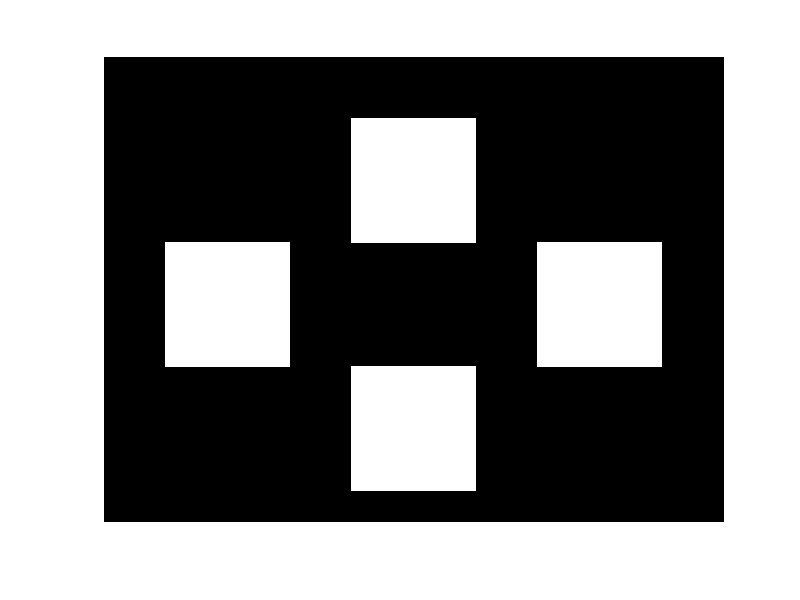

Source code (MATLAB): (Note: this script raises an error after producing the figure.)
clear all; close all; clc

%OPCIONES DE VALORES PARA X0,X1,Y0,Y1 
% ---------------------------
% |          ----            |
% |         |  1 |           |
% |          ----            |
% |   ----         ----      |
% |  |  2 |       |  3 |     |
% |   ----         ----      |
% |          ----            |
% |         |  4  |          |
% |          ----            |
% ---------------------------
% 1 = (0:120, 256:384);
% 2 = (120:240, 128:256);
% 3 = (120:240, 385:512);
% 4 = (240:360, 128:256);
% 5 = (240:360, 385:512);
% 6 = (360:480, 256:384);

%DEFINIMOS LAS VARIABLES X0,X1,Y0,Y1 PARA CADA SECCIÓN
%|Y0,Y1|
%|X0,X1|
up = [64,192;256,384];
left = [192,320;64,192];
right = [192,320;448,576];
down = [320,448;256,384];

sectors = zeros(480,640,'uint8');
sectors(up(1,1):up(1,2),up(2,1):up(2,2)) = 255;
sectors(left(1,1):left(1,2),left(2,1):left(2,2)) = 255;
sectors(right(1,1):right(1,2),right(2,1):right(2,2)) = 255;
sectors(down(1,1):down(1,2),down(2,1):down(2,2)) = 255;
figure(1); imshow(sectors);
sectorsN = double(sectors/255);
vid = videoinput('linuxvideo',1,'RGB24_640x480');
a = getsnapshot(vid);
figure(2); imshow(a);
aN = double(rgb2gray(a))/255;
bN = sectorsN .* aN;
b = uint8(255*bN);
figure(3); imshow(b);




% [a] = SensorMov(x10,x11,y10,y11);
% [b] = SensorMov(x20,x21,y20,y21);
% [c] = SensorMov(x30,x31,y30,y31);
% [d] = SensorMov(x40,x41,y40,y41);
% [e] = SensorMov(x50,x51,y50,y51);
% [f] = SensorMov(x60,x61,y60,y61);
% close all;
% figure(1); title(strcat('a = ', num2str(a)));
